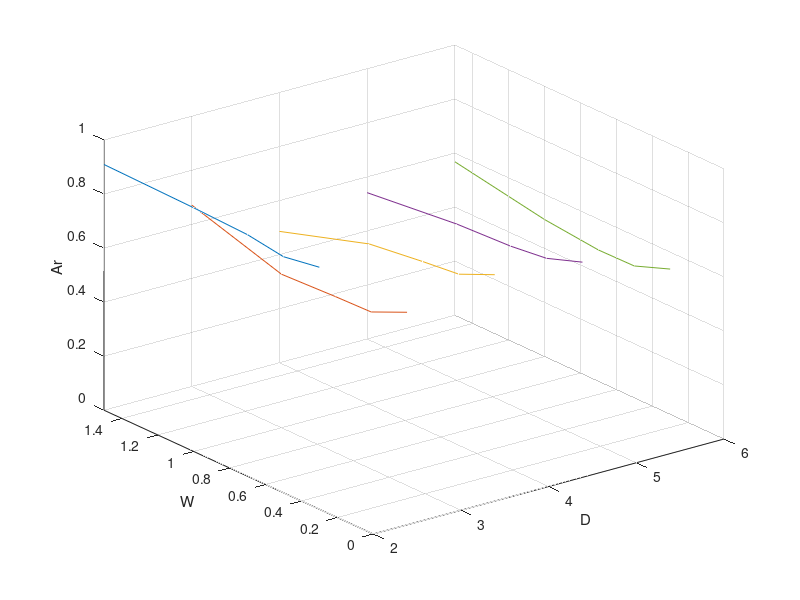

The MATLAB script that drew this image:
clc
clear all
close all
%% 

x_1 = [2
2
2
2
2];

x_2 = [3
3
3
3
3];

x_3 = [4
4
4
4
4];

x_4 = [5
5
5
5
5];

x_5 = [6
6
6
6
6];

y = [0.3
0.5
0.7
1
1.5];


z_1 = [0.895561586
0.873467096
0.893741571
0.901693617
0.909290781];

z_2 = [0.641071272
0.58108981
0.577159797
0.568178575
0.671328073];


z_3 = [0.692195392
0.633005294
0.618397335
0.592319912
0.486096878];


z_4 = [0.650729212
0.603832843
0.587763845
0.577933618
0.541540769];


z_5 = [0.537303102
0.487715153
0.485874517
0.50692228
0.568057165];


figure
plot3(x_1,y,z_1,x_2,y,z_2,x_3,y,z_3,x_4,y,z_4,x_5,y,z_5)


xlabel('D')
ylabel('W')
zlabel('Ar')

xlim([2, 6])
ylim([0, 1.5])
zlim([0, 1])

grid on
